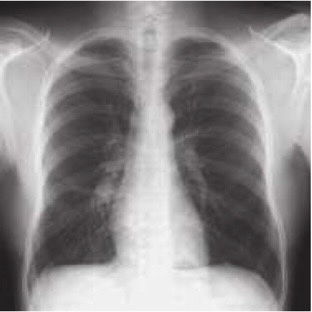
#> input picture image1.jpeg, 312 x 312 px
$ python deneme.py --image image1.jpeg
#> lines starting #> are read from the running program, lines starting #| are printed output that depends on the picture
#!/usr/bin/python3
# -*- coding: ascii -*-
from matplotlib import pyplot as plt
import argparse
import cv2
ap = argparse.ArgumentParser()
ap.add_argument("-i", "--image", required = True, help = "Path to the image")
args = vars(ap.parse_args())

image = cv2.imread(args["image"])
#> image is the input picture: shape (312, 312, 3); mean B, G, R 138.1, 137.4, 139.9

image = cv2.cvtColor(image, cv2.COLOR_BGR2GRAY)
#> image: shape (312, 312)
cv2.imshow("Original", image)
hist = cv2.calcHist([image], [0], None, [256], [0, 256])
#> hist = 256 values, max 2145 at index 240, min 0 at index 0, mean 380.2
plt.figure()
plt.title("Grayscale Histogram")
plt.xlabel("Bins")
plt.ylabel("# of Pixels")
plt.plot(hist)
plt.xlim([0, 256])
plt.savefig("image1Histogram.png")
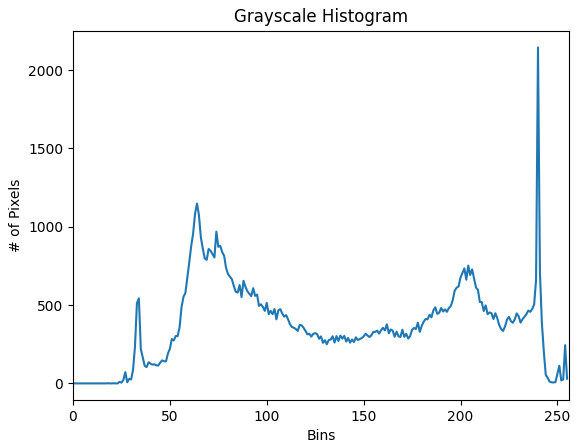
#> figure drawn by matplotlib, 1 panel; curve peaks at x = 240, y = 2145
plt.show()
cv2.waitKey(0)

$ run again, on image3.jpeg
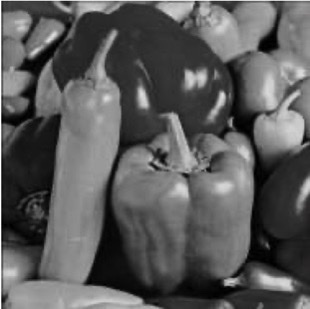
#> input picture image3.jpeg, 310 x 309 px
#> image is the input picture: shape (309, 310, 3); mean B, G, R 90.5, 90.5, 90.5
#> image: shape (309, 310)
#> hist = 256 values, max 1509 at index 51, min 0 at index 230, mean 374.2
#> `plt.savefig("image1Histogram.png")`:
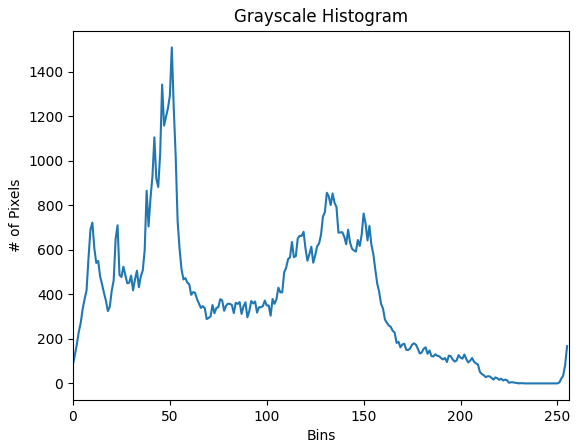
#> figure drawn by matplotlib, 1 panel; curve peaks at x = 51, y = 1509
